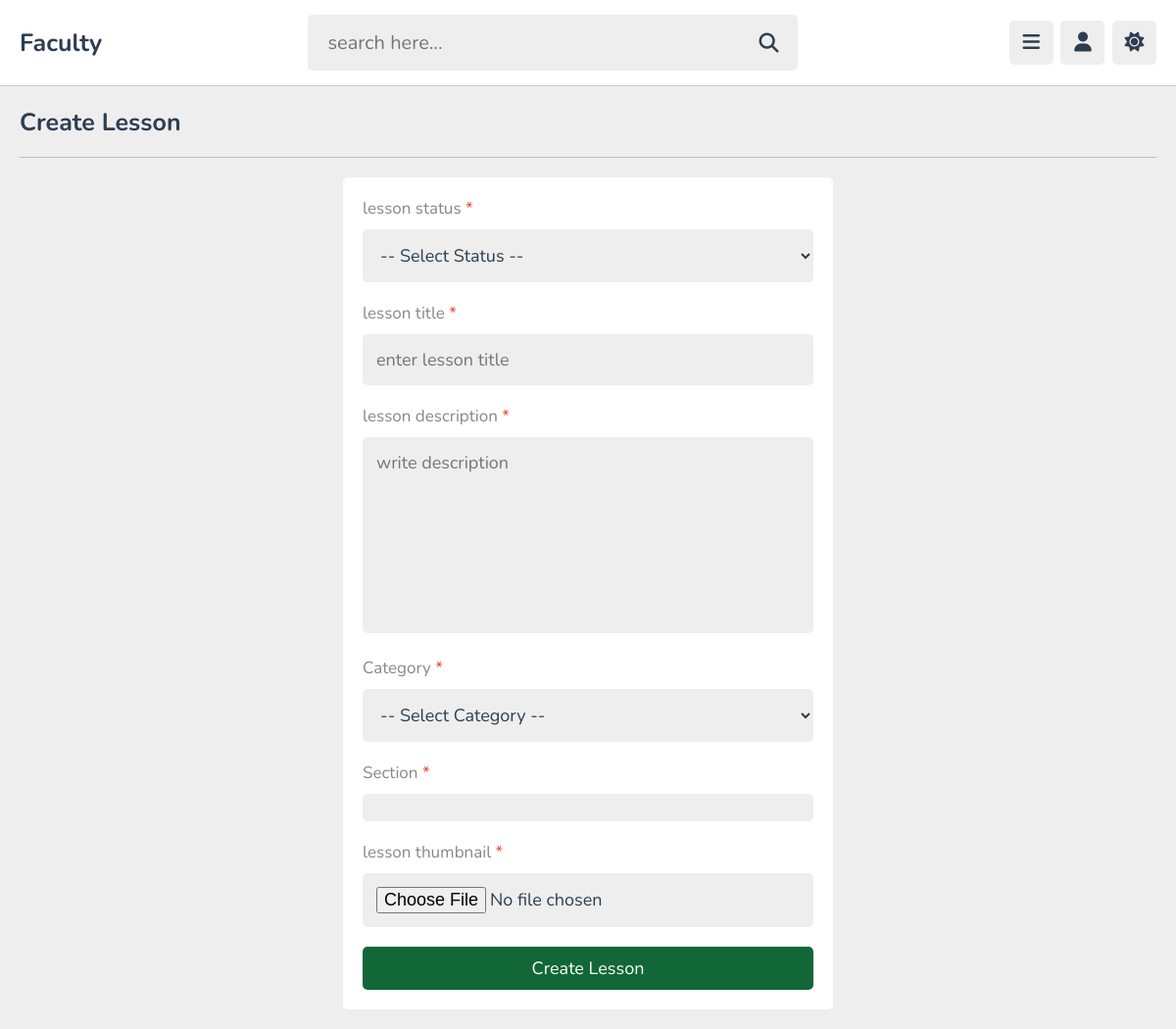
The app's page /teacher/add_lesson.php (signed in), older data.
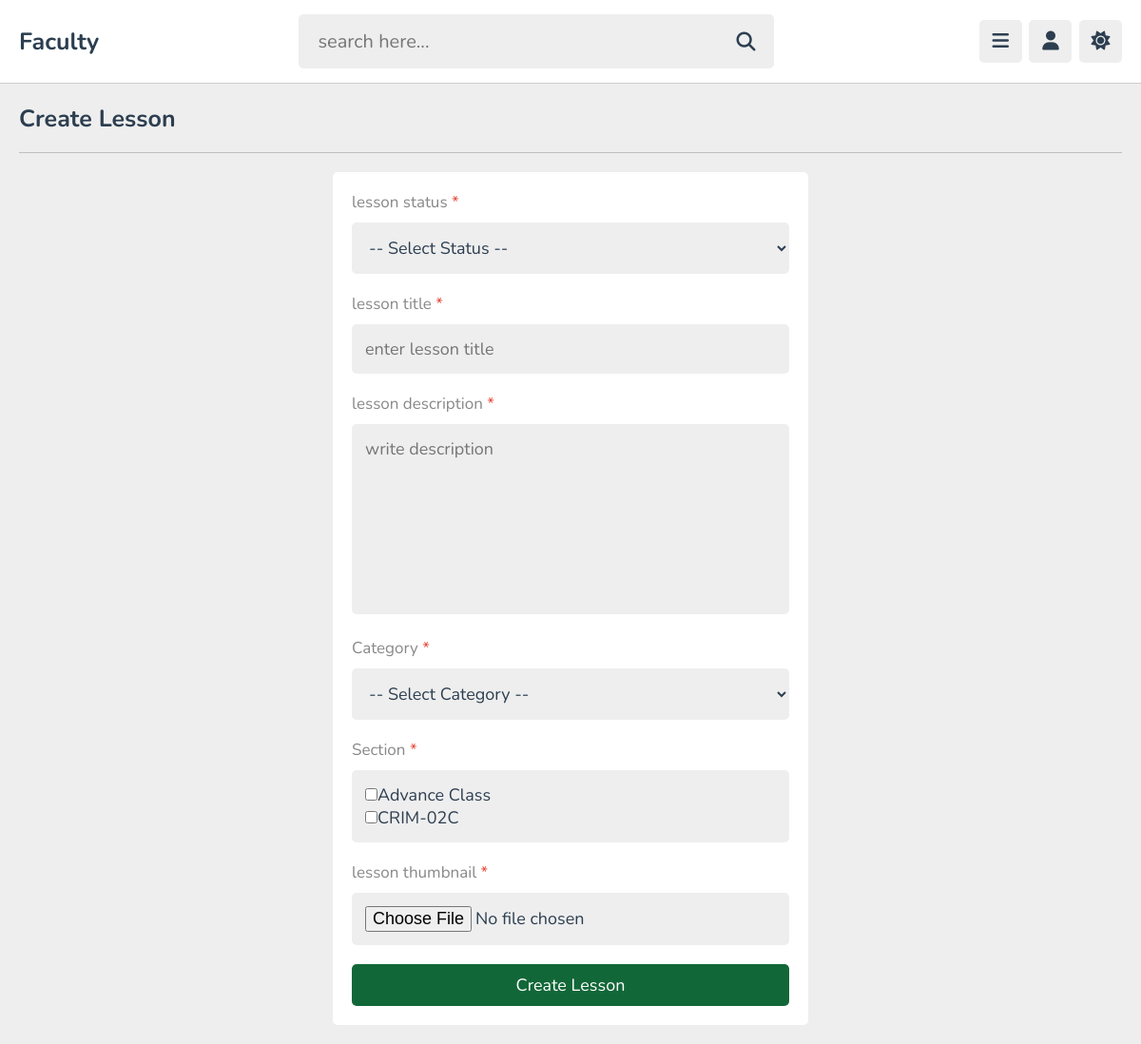
The same page, newer data.
### tables this page shows
CREATE TABLE `tbl_section` (
  `section_id` varchar(50) NOT NULL,
  `teacher_id` varchar(50) NOT NULL
);

### teacher/add_lesson.php (the view, shortened to what this page needs)
<?php
include '../includes/connection.php';
if (isset($_COOKIE['teacher_id'])) {
    $teacher_id = $_COOKIE['teacher_id'];
} else {
    $teacher_id = '';
    header('location:index.php');
}
?>
<!DOCTYPE html>
<html lang="en">
<head>
    <link rel="stylesheet" href="https://cdnjs.cloudflare.com/ajax/libs/font-awesome/6.2.0/css/all.min.css">
    <link rel="stylesheet" href="styles/main_style.css">
</head>
<body>
    <?php include '../includes/teacher_header.php'; ?>
    <section class="playlist-form">
        <h1 class="heading">create lesson</h1>
        <form action="" method="post" enctype="multipart/form-data">
            <p>lesson status <span>*</span></p>
            <select name="status" class="box" required>
                <option value="" selected disabled>-- Select Status --</option>
            </select>
            <p>lesson title <span>*</span></p>
            <input type="text" name="title" maxlength="100" required placeholder="enter lesson title" class="box">
            <p>lesson description <span>*</span></p>
            <textarea name="description" class="box" required placeholder="write description" maxlength="1000" cols="30"
                rows="10"></textarea>
            <p>Category <span>*</span></p>
            <select name="category_id" class="box" required>
                <option value="" selected disabled>-- Select Category --</option>
            </select>
            <p>Section <span>*</span></p>
            <div class="box">
                <?php
                try {
                    $section_query = $conn->prepare("SELECT section_id FROM tbl_section WHERE teacher_id = :teacher_id");
                    $section_query->bindParam(':teacher_id', $teacher_id, PDO::PARAM_STR);
                    $section_query->execute();
                    while ($section = $section_query->fetch(PDO::FETCH_ASSOC)) {
                        echo "<input type='checkbox' name='selected_sections[]' value='{$section['section_id']}' id='{$section['section_id']}' />";
                        echo "<label for='{$section['section_id']}'>{$section['section_id']}</label><br>";
                    }
                } catch (PDOException $e) {
                    echo "<script>console.log('Error: " . $e->getMessage() . "');</script>";
                }
                ?>
            </div>
            <p>lesson thumbnail <span>*</span></p>
            <input type="file" name="image" accept="image/*" required class="box">
            <input type="submit" value="create lesson" name="submit" class="btn">
        </form>
    </section>
</body>
</html>

Row changes from the older to the newer data that the page shows:
added tbl_section: section_id "Advance Class"
added tbl_section: section_id "CRIM-02C"
